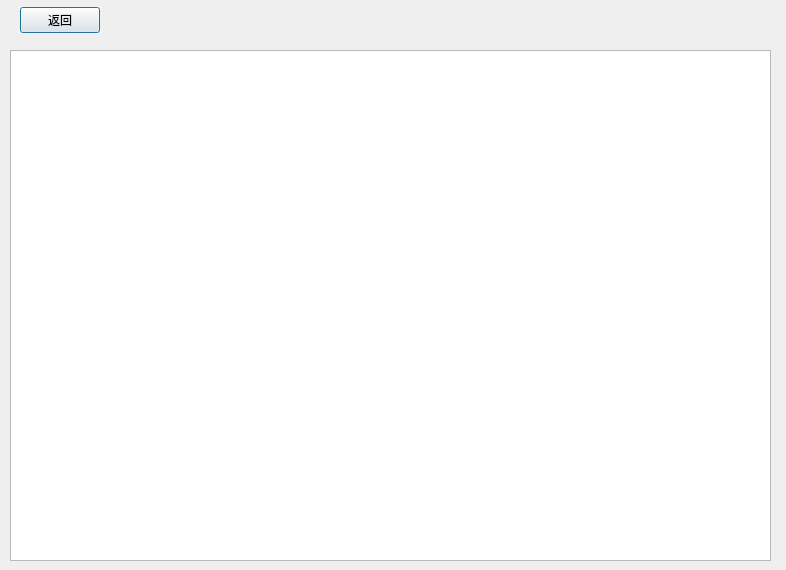
<?xml version="1.0" encoding="UTF-8"?>
<ui version="4.0">
 <class>FileDialog</class>
 <widget class="QDialog" name="FileDialog">
  <property name="geometry">
   <rect>
    <x>0</x>
    <y>0</y>
    <width>786</width>
    <height>570</height>
   </rect>
  </property>
  <property name="windowTitle">
   <string>Dialog</string>
  </property>
  <widget class="QTextEdit" name="textEdit">
   <property name="geometry">
    <rect>
     <x>10</x>
     <y>50</y>
     <width>761</width>
     <height>511</height>
    </rect>
   </property>
  </widget>
  <widget class="QWidget" name="">
   <property name="geometry">
    <rect>
     <x>0</x>
     <y>0</y>
     <width>771</width>
     <height>41</height>
    </rect>
   </property>
   <layout class="QHBoxLayout" name="horizontalLayout">
    <item>
     <spacer name="horizontalSpacer">
      <property name="orientation">
       <enum>Qt::Horizontal</enum>
      </property>
      <property name="sizeType">
       <enum>QSizePolicy::Fixed</enum>
      </property>
      <property name="sizeHint" stdset="0">
       <size>
        <width>20</width>
        <height>20</height>
       </size>
      </property>
     </spacer>
    </item>
    <item>
     <widget class="QPushButton" name="pushButton">
      <property name="text">
       <string>返回</string>
      </property>
     </widget>
    </item>
    <item>
     <spacer name="horizontalSpacer_2">
      <property name="orientation">
       <enum>Qt::Horizontal</enum>
      </property>
      <property name="sizeHint" stdset="0">
       <size>
        <width>40</width>
        <height>20</height>
       </size>
      </property>
     </spacer>
    </item>
   </layout>
  </widget>
 </widget>
 <resources/>
 <connections/>
</ui>
